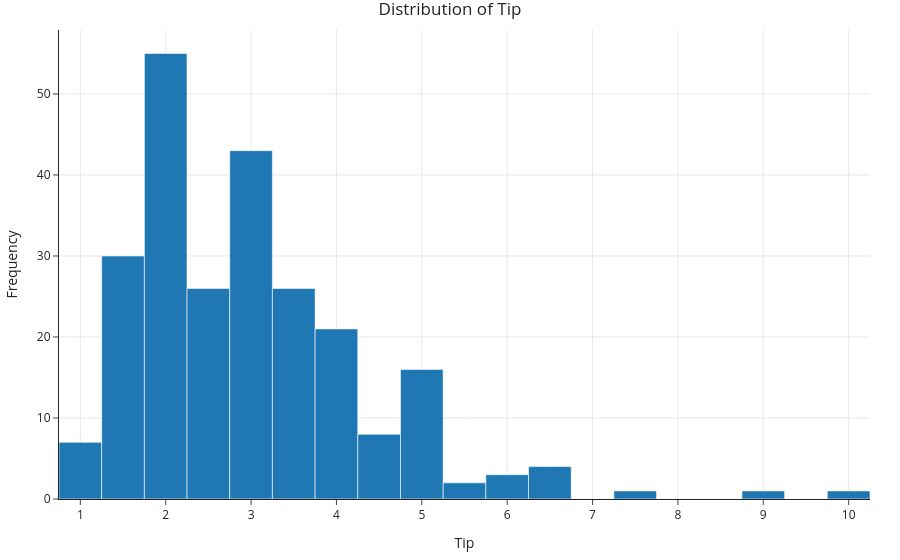

Notebook source saved alongside this figure:
### Markdown cell above
### Looking at the data

Our estimate for $h^{\text{true}}$ should be a good **summary statistic** of the distribution of tips.

### Code cell
fig = tips.plot(kind='hist', x='tip', title='Distribution of Tip', nbins=20)
fig.update_layout(xaxis_title='Tip', yaxis_title='Frequency')

### Figure 1 — Plotly figure (JSON) as saved in the notebook; plotly's stock layout.template omitted (floating-point values rounded to 4 significant figures; data arrays with more than 128 entries replaced by an {"elided": "..."} marker saying what was removed)
{"data": [{"alignmentgroup": "True", "bingroup": "x", "hovertemplate": "tip=%{x}<br>count=%{y}<extra></extra>", "legendgroup": "", "marker": {"color": "#1F77B4", "pattern": {"shape": ""}}, "name": "", "nbinsx": 20, "offsetgroup": "", "orientation": "v", "showlegend": false, "type": "histogram", "x": {"elided": "244 float values"}, "xaxis": "x", "yaxis": "y"}], "layout": {"barmode": "relative", "legend": {"tracegroupgap": 0}, "title": {"text": "Distribution of Tip"}, "xaxis": {"anchor": "y", "domain": [0, 1], "title": {"text": "Tip"}}, "yaxis": {"anchor": "x", "domain": [0, 1], "title": {"text": "Frequency"}}}}
